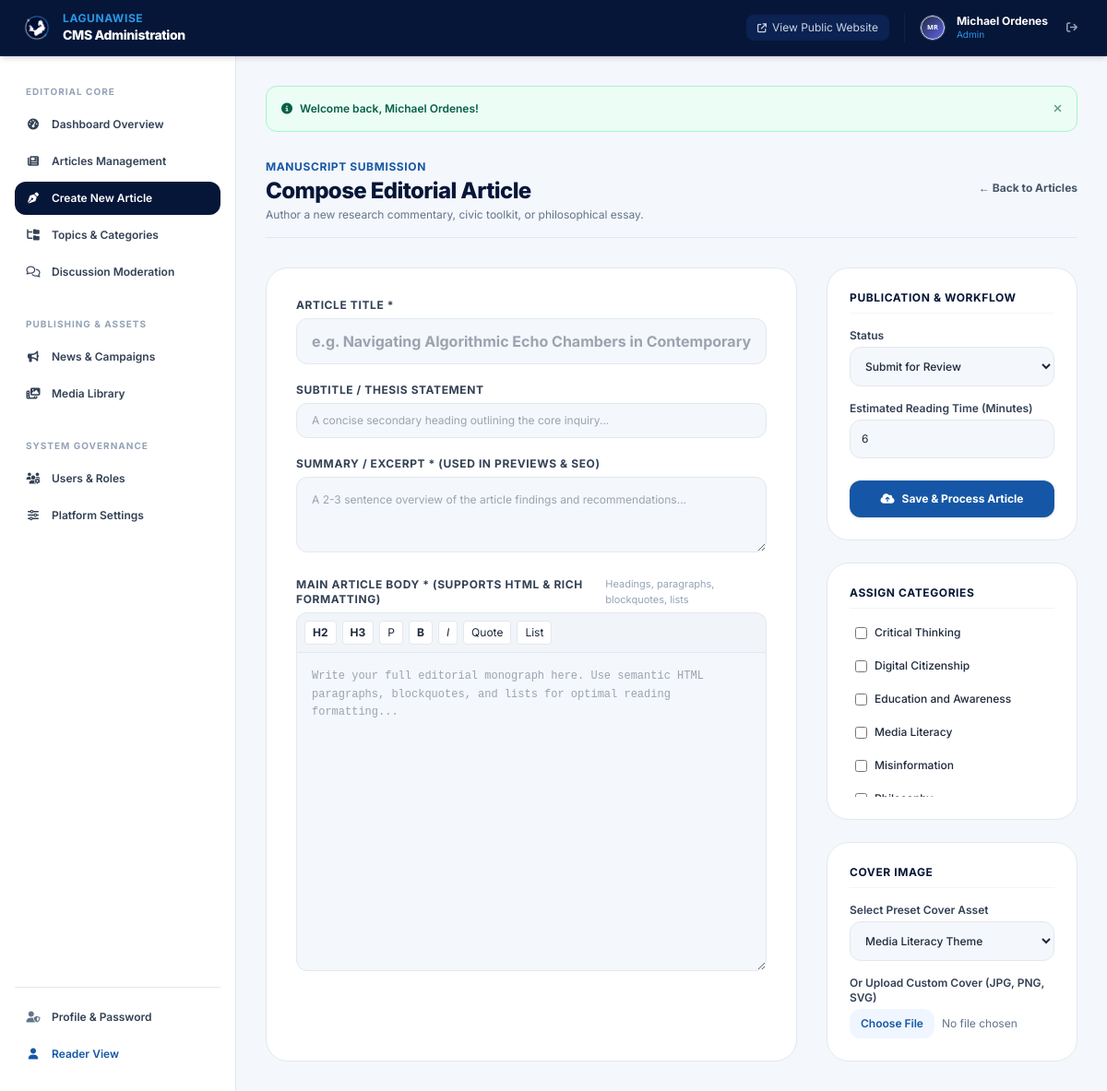
Page /admin/article-create.php (signed in) on the committed database.
### tables this page shows
CREATE TABLE `users` (
    `id` INT UNSIGNED AUTO_INCREMENT PRIMARY KEY,
    `name` VARCHAR(100) NOT NULL,
    `username` VARCHAR(50) NOT NULL UNIQUE,
    `email` VARCHAR(150) NOT NULL UNIQUE,
    `password_hash` VARCHAR(255) NOT NULL,
    `bio` TEXT NULL,
    `avatar` VARCHAR(255) NULL DEFAULT 'assets/images/default-avatar.svg',
    `status` ENUM('active', 'inactive', 'suspended') NOT NULL DEFAULT 'active',
    `must_change_password` TINYINT(1) NOT NULL DEFAULT 0,
    `last_login_at` DATETIME NULL,
    `created_at` TIMESTAMP DEFAULT CURRENT_TIMESTAMP,
    `updated_at` TIMESTAMP DEFAULT CURRENT_TIMESTAMP ON UPDATE CURRENT_TIMESTAMP,
    INDEX `idx_users_email` (`email`),
    INDEX `idx_users_username` (`username`),
    INDEX `idx_users_status` (`status`)
);

CREATE TABLE `categories` (
    `id` INT UNSIGNED AUTO_INCREMENT PRIMARY KEY,
    `name` VARCHAR(100) NOT NULL UNIQUE,
    `slug` VARCHAR(120) NOT NULL UNIQUE,
    `description` TEXT NULL,
    `icon` VARCHAR(50) NULL DEFAULT 'book-open',
    `color_hex` VARCHAR(20) NULL DEFAULT '#1557A6',
    `is_featured` TINYINT(1) NOT NULL DEFAULT 0,
    `display_order` INT NOT NULL DEFAULT 0,
    `created_at` TIMESTAMP DEFAULT CURRENT_TIMESTAMP,
    INDEX `idx_categories_slug` (`slug`)
);

### admin/article-create.php (the view, shortened to what the rows shown need)
<?php
require_role(['super_admin', 'admin', 'editor', 'writer']);
$db = Database::getConnection();
$categories = $db->query("SELECT * FROM categories ORDER BY name ASC")->fetchAll();
require_once __DIR__ . '/includes/admin-header.php';
?>
<div class="flex flex-col sm:flex-row sm:items-center justify-between gap-4 pb-4 border-b border-slate-200">
    <div>
        <h1 class="text-2xl font-extrabold text-navy-900 tracking-tight">Compose Editorial Article</h1>
    </div>
</div>
<form action="<?= url('admin/article-create.php') ?>" method="POST" enctype="multipart/form-data" class="space-y-6">
    <div class="grid grid-cols-1 lg:grid-cols-12 gap-8">
        <div class="lg:col-span-4 space-y-6">
            <div class="bg-white p-6 rounded-3xl border border-slate-200 shadow-xs space-y-3">
                <div class="space-y-2 max-h-48 overflow-y-auto pr-2 text-xs">
                    <?php foreach ($categories as $cat): ?>
                        <label class="flex items-center gap-2 p-1.5 rounded hover:bg-slate-50 cursor-pointer">
                            <input type="checkbox" name="category_ids[]" value="<?= (int)$cat['id'] ?>" class="rounded text-lwblue focus:ring-lwblue">
                            <span class="text-slate-800 font-medium"><?= e($cat['name']) ?></span>
                        </label>
                    <?php endforeach; ?>
                </div>
            </div>
        </div>
    </div>
</form>
<?php require_once __DIR__ . '/includes/admin-footer.php'; ?>

### admin/includes/admin-header.php (shortened to what the rows shown need)
<?php
$currentUser = current_user();
?>
<!DOCTYPE html>
<html lang="en">
<head>
    <link rel="stylesheet" href="https://cdnjs.cloudflare.com/ajax/libs/font-awesome/6.4.2/css/all.min.css">
    <script src="https://cdn.tailwindcss.com"></script>
</head>
<body class="bg-surface text-slate-800 antialiased font-sans min-h-screen flex flex-col">
    <header class="bg-navy-900 text-white sticky top-0 z-40 border-b border-navy-800 shadow-md">
        <div class="px-4 sm:px-6 py-3 flex items-center justify-between">
            <div class="flex items-center gap-4 text-xs">
                <div class="flex items-center gap-3 border-l border-navy-800 pl-4">
                    <img src="<?= asset($currentUser['avatar'] ?? 'assets/images/default-avatar.svg') ?>"
                         alt="<?= e($currentUser['name']) ?>"
                         class="w-7 h-7 rounded-full object-cover border border-slate-600">
                    <div class="hidden md:block text-left">
                        <p class="font-bold text-white text-xs leading-none"><?= e($currentUser['name']) ?></p>
                        <p class="text-[10px] text-lwblue-light capitalize leading-tight mt-0.5"><?= e(str_replace('_', ' ', $currentUser['primary_role'])) ?></p>
                    </div>
                    <a href="<?= url('auth/logout.php') ?>" class="p-2 text-slate-400 hover:text-rose-400" title="Log Out">
                        <i class="fa-solid fa-arrow-right-from-bracket"></i>
                    </a>
                </div>
            </div>
        </div>
    </header>
    <div class="flex-1 flex overflow-hidden">
        <main class="flex-1 overflow-y-auto p-4 sm:p-8 bg-surface">
            <div class="max-w-7xl mx-auto space-y-8">

### rows in the picture
users: avatar (picture), name "Michael Ordenes"
categories: name "Critical Thinking"
categories: name "Digital Citizenship"
categories: name "Education and Awareness"
categories: name "Media Literacy"
categories: name "Misinformation"

### other values in the picture
str_replace('_', ' ', $currentUser['primary_role']) "Admin"
$f['message'] "Welcome back, Michael Ordenes!"
